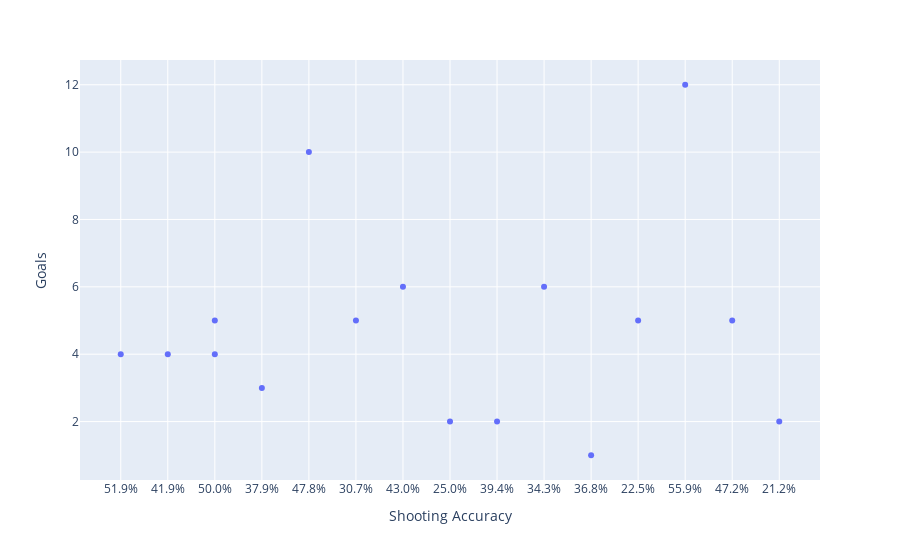

Write notebook code for a chart like this one.
### Code cell
# importat plotly y hacer un scatter plot entre Shooting Accuracy y Goals
import plotly.express as px

fig = px.scatter(df, x="Shooting Accuracy", y="Goals")
fig.show()

### Figure 1 — Plotly figure (JSON) as saved in the notebook; plotly's stock layout.template omitted (floating-point values rounded to 4 significant figures)
{"data": [{"hovertemplate": "Shooting Accuracy=%{x}<br>Goals=%{y}<extra></extra>", "legendgroup": "", "marker": {"color": "#636efa", "symbol": "circle"}, "mode": "markers", "name": "", "orientation": "v", "showlegend": false, "type": "scatter", "x": ["51.9%", "41.9%", "50.0%", "50.0%", "37.9%", "47.8%", "30.7%", "43.0%", "25.0%", "39.4%", "34.3%", "36.8%", "22.5%", "55.9%", "47.2%", "21.2%"], "xaxis": "x", "y": [4, 4, 4, 5, 3, 10, 5, 6, 2, 2, 6, 1, 5, 12, 5, 2], "yaxis": "y"}], "layout": {"legend": {"tracegroupgap": 0}, "margin": {"t": 60}, "xaxis": {"anchor": "y", "domain": [0, 1], "title": {"text": "Shooting Accuracy"}}, "yaxis": {"anchor": "x", "domain": [0, 1], "title": {"text": "Goals"}}}}
